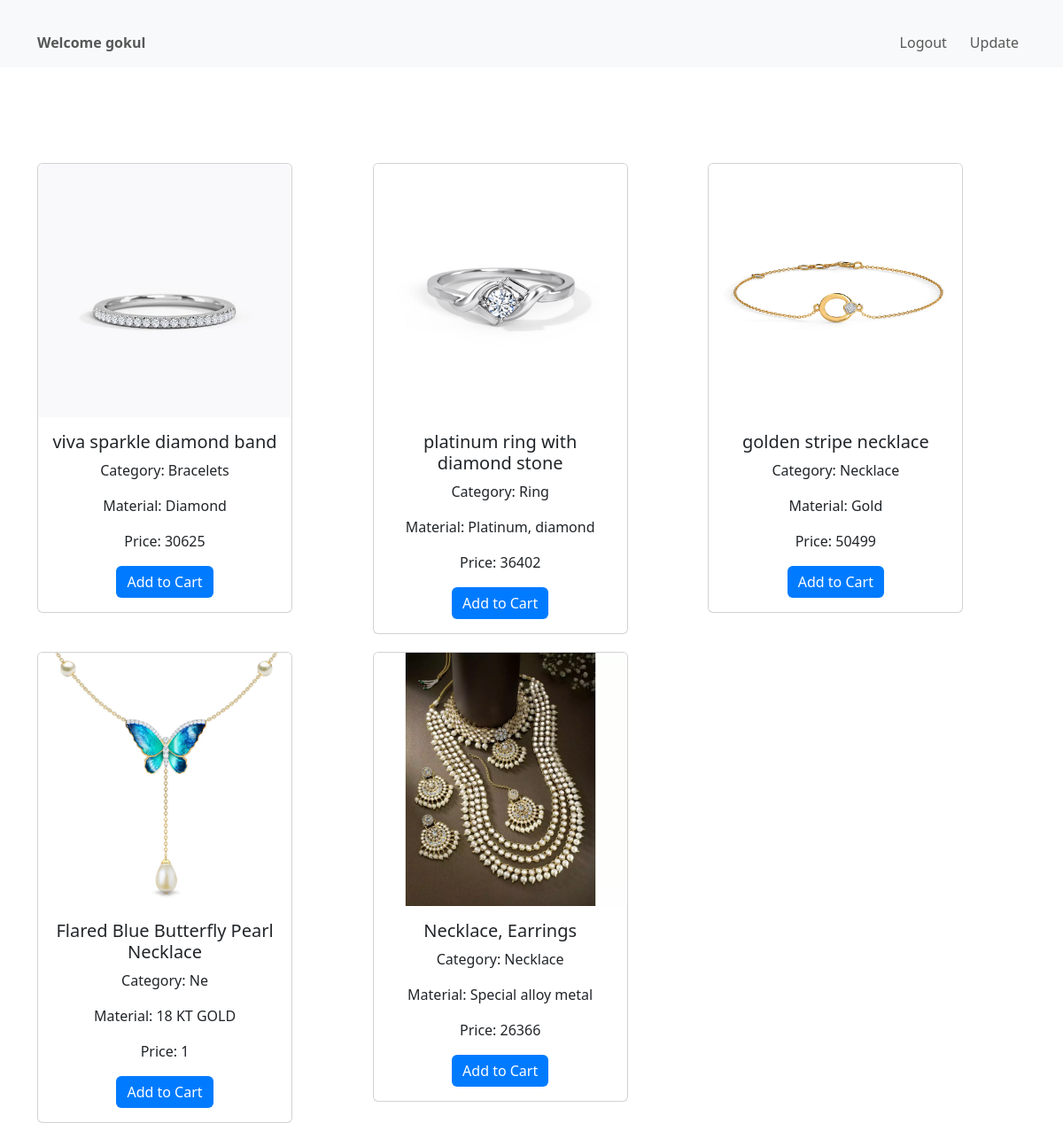
Screenshot of /cust_dashboard/ (signed in) with the database file from the repository.
### jewelleryapp/models.py (models this page shows, shortened)
class products(models.Model):
    product_name = models.CharField(max_length=50)
    price = models.IntegerField()
    material = models.CharField(max_length=20)
    category = models.CharField(max_length=20)
    image = models.ImageField(upload_to='images/',blank=True)

### jewelleryapp/views.py (the view)
# urls.py: path('cust_dashboard/', views.cust_dashboard, name='cust_dashboard'),
def cust_dashboard(request):
    id=request.session['id']
    username= request.session['username']
    productsview = products.objects.all()
    return render(request,'cust_dashboard.html',{'id':id,'username':username,'productsview':productsview})

### templates/cust_dashboard.html (shortened to what this page needs)
<!DOCTYPE html>
<html lang="en">
<head>
    <link href="https://cdn.jsdelivr.net/npm/bootstrap@5.3.0-alpha1/dist/css/bootstrap.min.css" rel="stylesheet">
</head>
<body>
    <nav class="navbar navbar-expand-lg navbar-light bg-light">
        <div class="container">
            <div class="navbar-text">Welcome {{ username }}</div>
            <div class="collapse navbar-collapse" id="navbarNav">
                <ul class="navbar-nav ms-auto">
                    <li class="nav-item">
                        <a class="nav-link" href="/cust_logout/">Logout</a>
                    </li>
                    <li class="nav-item">
                        <a class="nav-link" href="{% url 'cust_update' id %}">Update</a>
                    </li>
                </ul>
            </div>
        </div>
    </nav>
    <div class="container">
        <h2 class="text-center">Products</h2>
        <div class="product-grid">
            {% for i in productsview %}
            <div class="product-item">
                <div class="card" style="width: 18rem;">
                    <img src="{{ i.image.url }}" class="card-img-top" alt="img">
                    <div class="card-body">
                        <h5 class="card-title">{{ i.product_name }}</h5>
                        <p class="card-text">Category: {{ i.category }}</p>
                        <p class="card-text">Material: {{ i.material }}</p>
                        <p class="card-text">Price: {{ i.price }}</p>
                        <a href="# "class="btn btn-primary">Add to Cart</a>
                    </div>
                </div>
            </div>
            {% endfor %}
        </div>
    </div>
</body>
</html>

### templates/cust_dashboard.html (style rules this page uses)
body { background-image: url('https://en.idei.club/uploads/posts/2023-06/1686410768_en-idei-club-p-jewellery-background-dizain-3.jpg'); background-size: cover; background-position: center; }
.navbar-text { margin-right: 20px; font-weight: bold; }
.navbar-nav .nav-link { margin-left: 10px; }
.container { padding-top: 20px; }
h2 { margin-top: 30px; margin-bottom: 20px; font-weight: bold; color: #ffffffc7; }
.product-grid { display: grid; grid-template-columns: repeat(3, 1fr); gap: 20px; }
.product-item { text-align: center; }
img { max-width: 100%; max-height: 100%; object-fit: cover; }
.btn-primary { background-color: #007bff; color: #fff; border: none; }

### rows the page displays
products: image (picture), product_name "viva sparkle diamond band", category "Bracelets", material "Diamond", price "30625"
products: image (picture), product_name "platinum ring with diamond stone", category "Ring", material "Platinum, diamond", price "36402"
products: image (picture), product_name "golden stripe necklace", category "Necklace", material "Gold", price "50499"
products: image (picture), product_name "Flared Blue Butterfly Pearl Necklace", category "Ne", material "18 KT GOLD", price "1"
products: image (picture), product_name "Necklace, Earrings", category "Necklace", material "Special alloy metal", price "26366"

### other values shown
{{ username }} "gokul"
